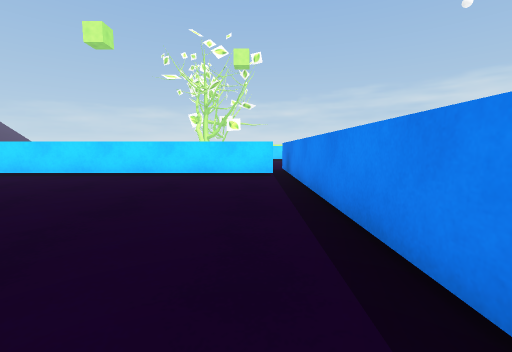
view 1 (above)

22 first-person views from a walk through a scene from a Unity 3-D project. The camera is 0.72 m above the floor, tilts 6° down and sees 90° across. The floor is counted in squares, 1 m on a side. Each view is taken from the middle of a square. On the plan, view 1 faces up. The plan holds only what a view shows up to about 9 squares ahead; the rest is blank. The place goes on beyond the plan. The player character is not drawn. Some surface patterns are stand-ins.

view 2
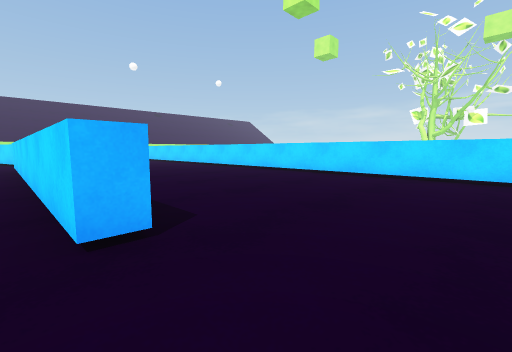

view 3
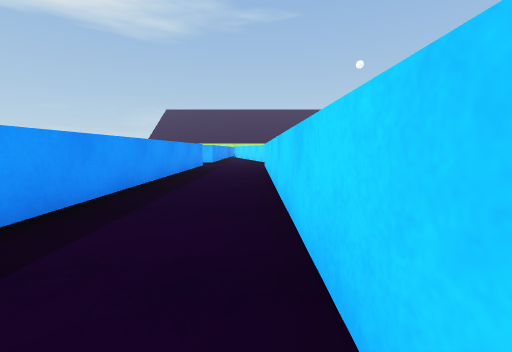

view 4
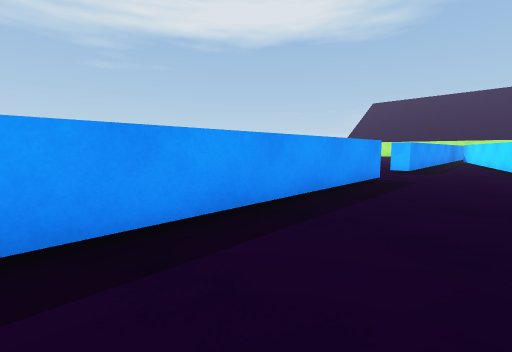

view 5
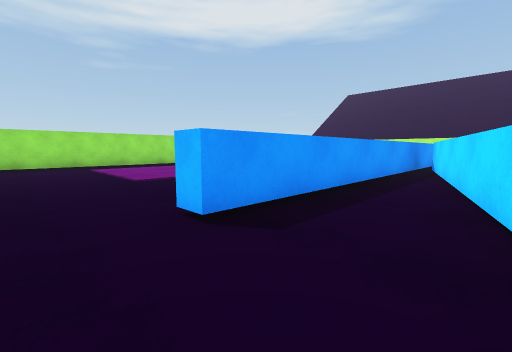

view 6
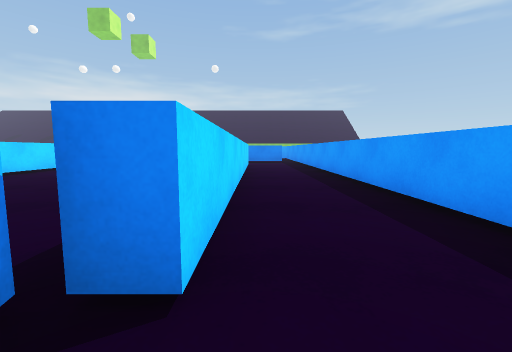

view 7
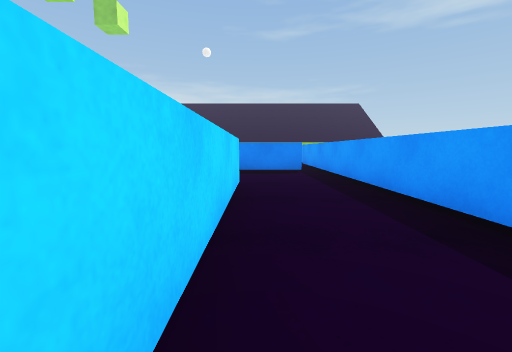

view 8
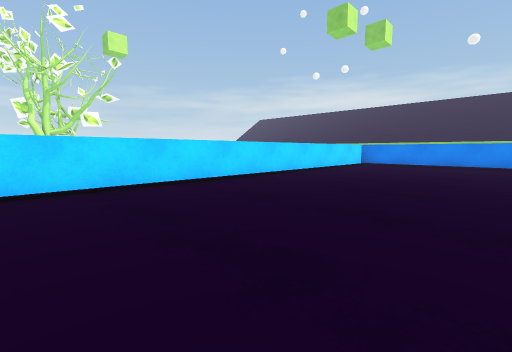

view 9
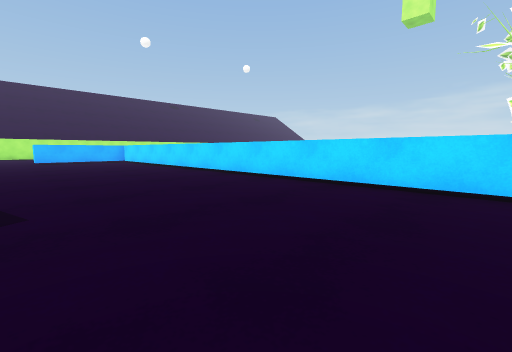

view 10
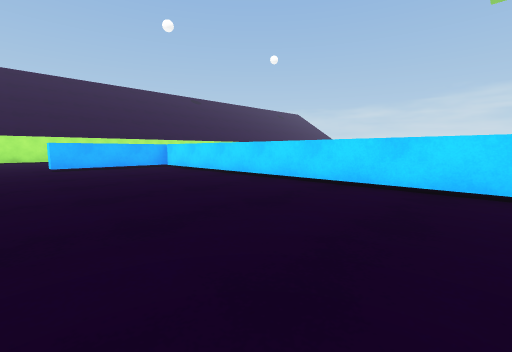

view 11
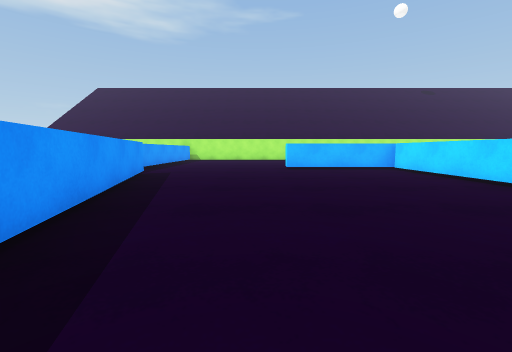

view 12
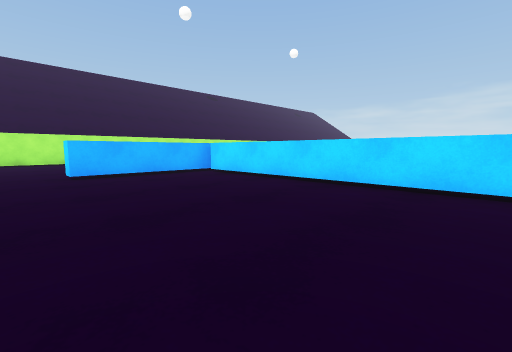

view 13
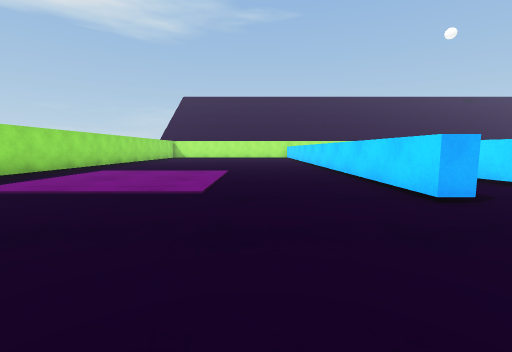

view 14
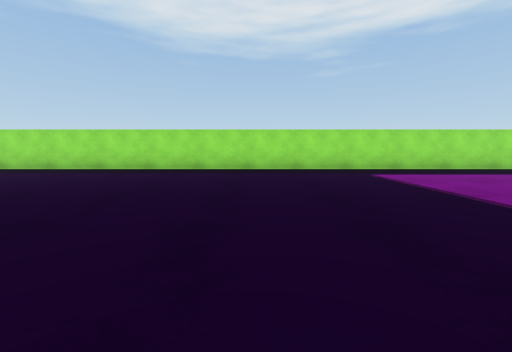

view 15
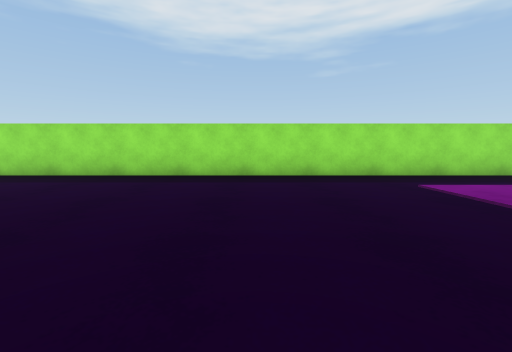

view 16
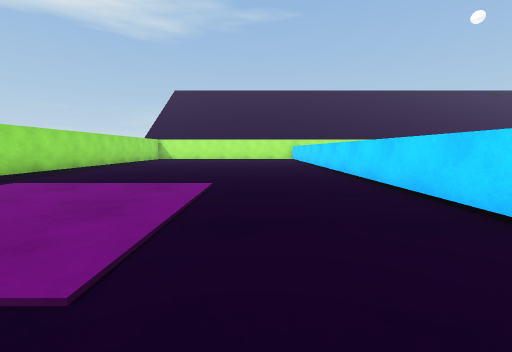

view 17
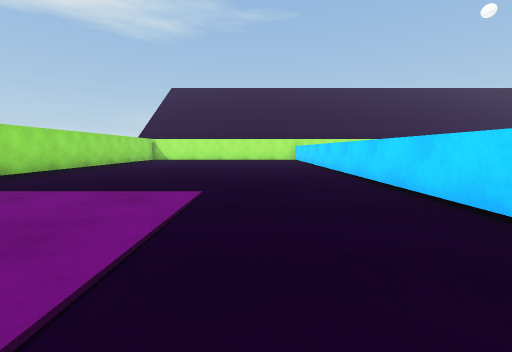

view 18
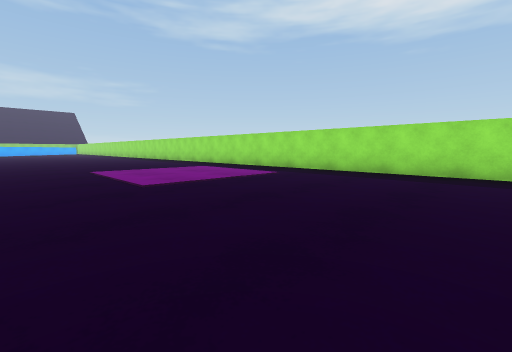

view 19
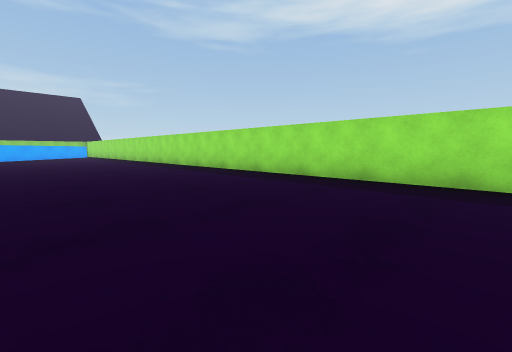

view 20
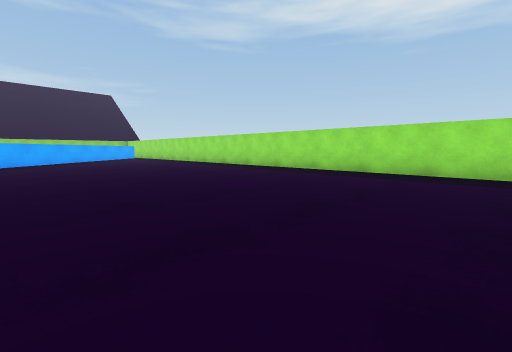

view 21
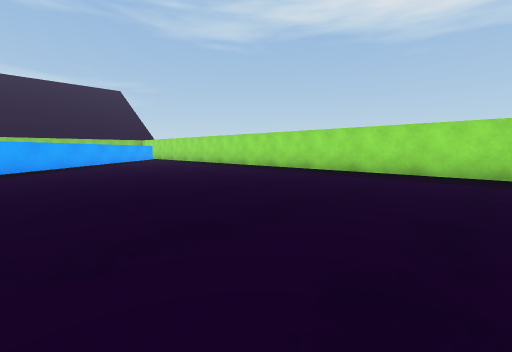

view 22
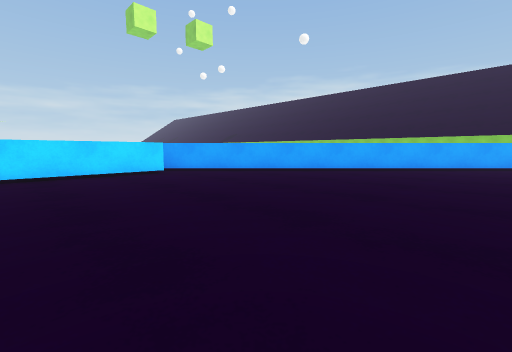

### Floor plan
Points are (right, up) in squares from view 1. A wall is a line through its corners. A room is listed if a view was taken in it or the views show most of it. See-through windows are left out.
Room 1 (views 1, 2, 3, 4, 5, 6, 7, 8, 9, 10, 11, 12)
walls: (-15.7, 0.1) (-19.9, -1.1); (-12.1, -2.1) (2, -2.1); (-2, 0.9) (-2, 0.3) (-11.9, 0.3) (-11.9, 0.9); (-22.6, -1.3) (-16.6, 0.3); (-24.2, 5) (-24.2, 3); (-23.8, -2.1) (-14.4, -2.1) (-14.4, -2.6); (0.5, 6.8) (-23.9, 6.8); (0.9, -1.5) (0.9, 6.9)
ways out: opening at (-13.5, -2) to room 2; opening at (-24, 7)
Room 2 (views 13, 14, 15, 16, 17, 18, 19, 20, 21, 22)
walls: (-14.4, -2.6) (-24, -2.6); (4.5, -2.6) (0.9, -2.6); (-19.9, -1.1) (-22.3, -1.7); (-24.1, -11.5) (3.4, -11.5); (13, -10) (4.8, -1.8)
ways out: opening at (-13.5, -2) to room 1

Positions as (right, up) in squares from view 1, and headings:
1: (0, 0), facing up
2: (0, 0), facing up-left
3: (-2, 0), facing left
4: (-6, 0), facing down-left
5: (-13, 0), facing down-left
6: (-13, 0), facing right
7: (-7, 0), facing right
8: (-11, 2), facing up-right
9: (-9, 2), facing up-left
10: (-14, 2), facing up-left
11: (-15, 2), facing left
12: (-17, 2), facing up-left
13: (-11, -5), facing left
14: (-12, -3), facing down
15: (-12, -5), facing down
16: (-14, -5), facing left
17: (-15, -5), facing left
18: (-24, -4), facing down-right
19: (-9, -6), facing down-right
20: (-5, -4), facing down-right
21: (-2, -4), facing down-right
22: (1, -10), facing up-right
